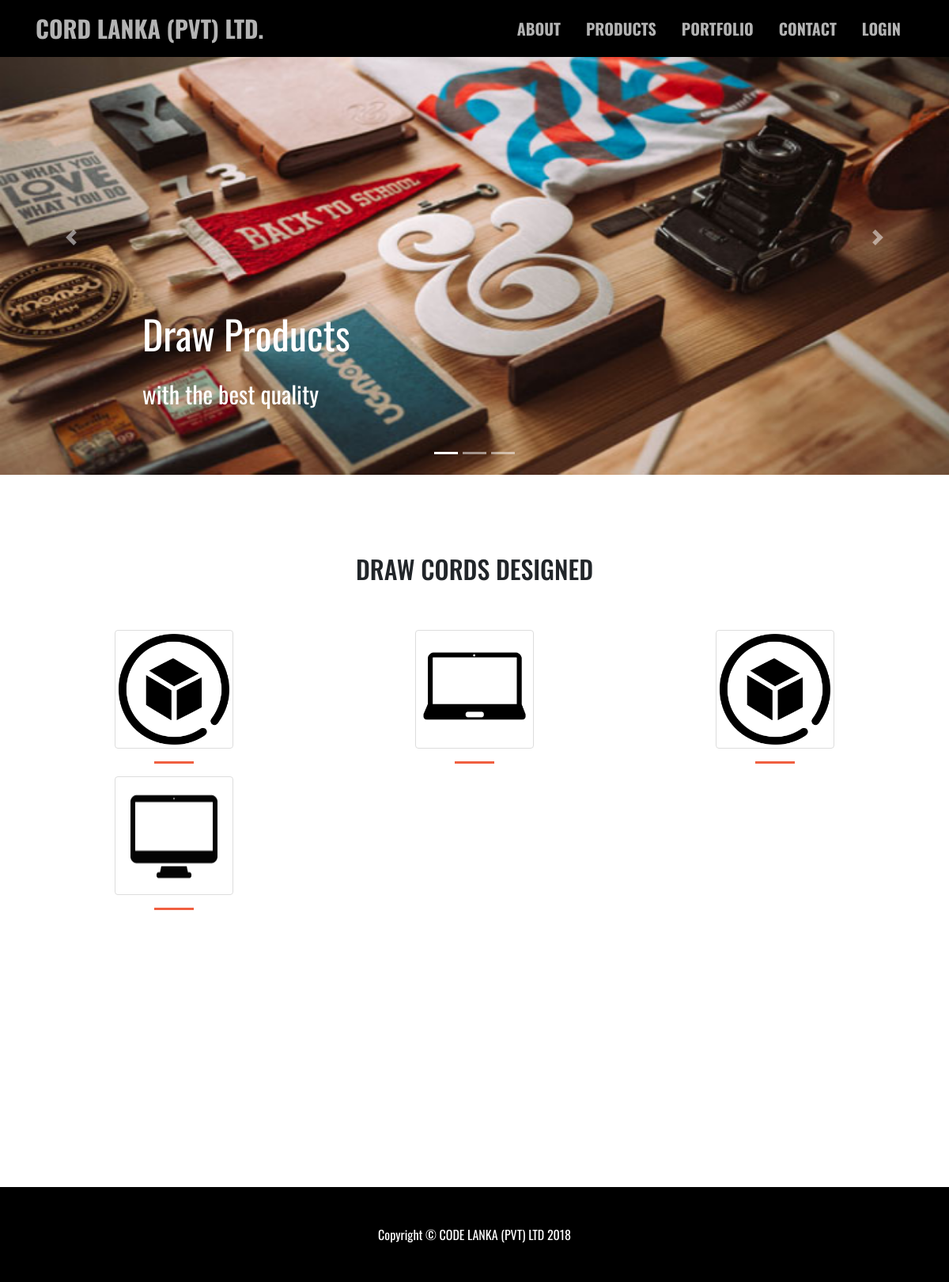
Page /index.php/products/draw_cords on the earlier database version.
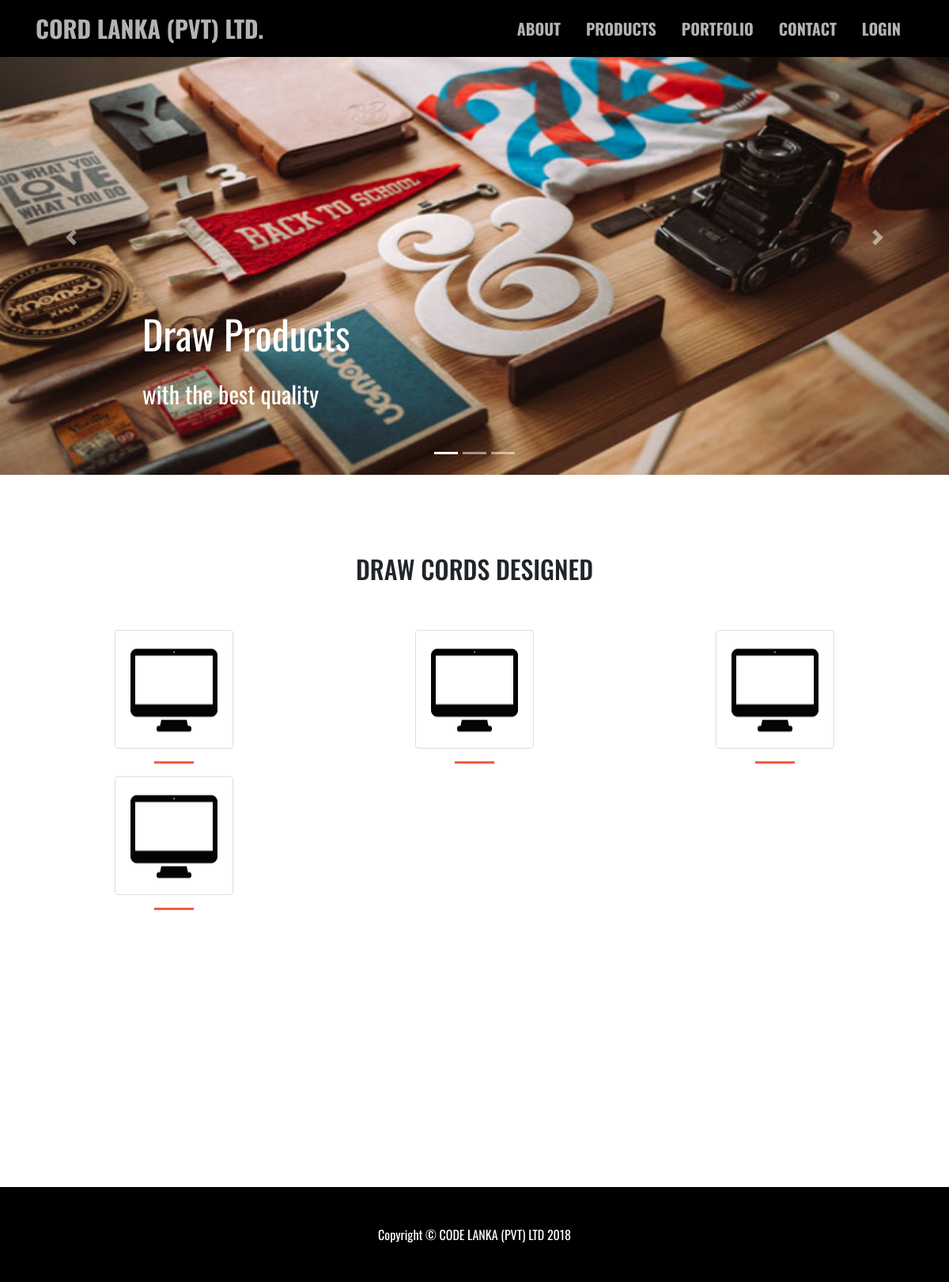
Same page on the later database version.
### tables this page shows
CREATE TABLE `products` (
  `product_id` int(11) NOT NULL,
  `category_id` int(5) NOT NULL,
  `category_name` varchar(30) NOT NULL,
  `product_name` varchar(50) NOT NULL,
  `image` varchar(100) NOT NULL
);

### application/controllers/Products.php (called while the page is built, shortened)
<?php
class Products extends CI_Controller {
	public function __construct()
	{
		$this->load->model('Products_model');
	}
	public function draw_cords()
	{
		$this->load->view('includes/draw_corausel');
        $this->load->library('pagination');
        $config['base_url'] = 'http://localhost/Projects/CodeLanka/Products/draw_cords';
        $config['total_rows'] = $this->Products_model->get_draw_count();
        $config['per_page'] = 6;
        $config['uri_segment'] = 3;
		$config['attributes'] = array('class' => 'page-link');
		$config['first_link'] = 'First';
		$config['last_link'] = 'Last';
		$config['first_tag_open'] = '<li class="page-item">';
		$config['first_tag_close'] = '</li>';
		$config['prev_link'] = '&laquo';
		$config['prev_tag_open'] = '<li class="prev">';
		$config['prev_tag_close'] = '</li>';
		$config['next_link'] = '&raquo';
		$config['next_tag_open'] = '<li class="page-item">';
		$config['next_tag_close'] = '</li>';
		$config['last_tag_open'] = '<li class="page-item">';
		$config['last_tag_close'] = '</li>';
		$config['cur_tag_open'] = '<li class="page-item active"><a href="#" class="page-link">';
		$config['cur_tag_close'] = '<span class="sr-only">(current)</span></a></li>';
		$config['num_tag_open'] = '<li class="page-item">';
		$config['num_tag_close'] = '</li>';
        $page = ($this->uri->segment(3)) ? $this->uri->segment(3) : 0;
        $this->pagination->initialize($config);
        $data['link'] = $this->pagination->create_links();
        $data['draw'] = $this->Products_model->draw_cords_pagination($config['per_page'], $page);
		$this->load->view('draw_cords', $data);
		$this->load->view('includes/footer');
	}
}

### index.php (called while the page is built, shortened)
<?php
require_once BASEPATH.'core/CodeIgniter.php';

### application/models/Products_model.php (called while the page is built, shortened)
<?php if ( ! defined('BASEPATH')) exit('No direct script access allowed');
class Products_model extends CI_Model {
	public function get_draw_count()
	{
        $this->db->where('category_name', 'draw cords');
        $query = $this->db->get('products');
        return $query->num_rows();
	}
	public function draw_cords_pagination($limit, $start)
	{
        $this->db->select('*');
        $this->db->from('products');
        $this->db->order_by('product_id','DESC');
        $this->db->where('category_name', 'draw cords');
        $this->db->limit($limit, $start);
        $query = $this->db->get();
        return $result = $query->result();
    }
}

### application/views/draw_cords.php (the view, shortened to what this page needs)
<?php if ($this->session->userdata('loggedin')) {
  include 'includes/loggedin_header.php';
}
else{
   include 'includes/inner_header.php';
}
?>
<div class="container" style="margin-top: 100px;min-height: 800px;">
	<div class="row">
		<br><div class="col-lg-12"><h2 class="text-center">DRAW CORDS DESIGNED</h2></div><br><br><br>
	</div><br>
	<div class="row">
		<?php foreach ($draw as $item) : ?>
			<div class="col-lg-4">
				<center><img style="width: 150px;height: 150px;" src="<?php echo base_url() ?>/assets/img/products/<?php echo $item->image?>" class="img-thumbnail"></center><hr>
			</div>
		<?php endforeach; ?>
	</div>
	<br>
<br><br><br>
	<div class="row">
	</div>
	<br>
</div>

Differences in the rows shown:
changed products (number 1 of 4 on the later page): image: a different picture
changed products (number 2 of 4 on the later page): image: a different picture
changed products (number 3 of 4 on the later page): image: a different picture
